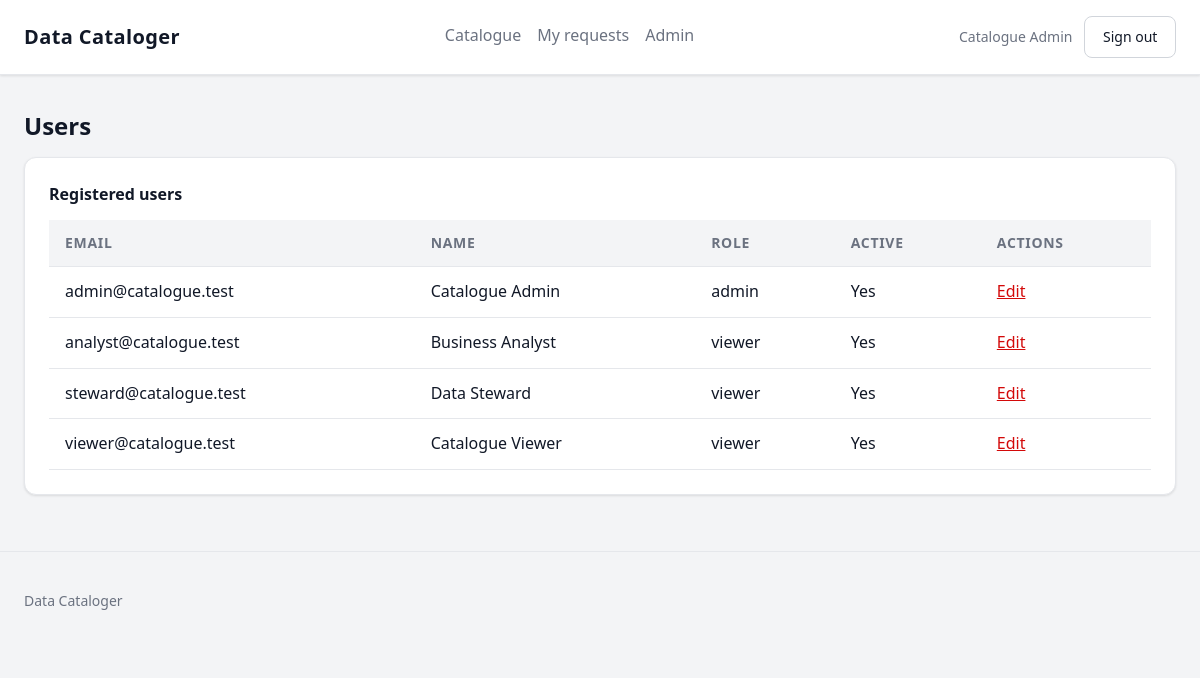
The app's page /admin/users (signed in) with its own data.
### app/models/user.py (models this page shows, shortened)
class User(UserMixin, db.Model):
    __tablename__ = "users"
    id = db.Column(db.Uuid, primary_key=True, default=uuid.uuid4)
    email = db.Column(db.String(255), unique=True, nullable=False)
    full_name = db.Column(db.String(255), nullable=False)
    password_hash = db.Column(db.Text, nullable=False)
    role = db.Column(db.Enum(UserRole, name="user_role"), nullable=False, default=UserRole.viewer)
    is_active = db.Column(db.Boolean, nullable=False, default=True)
    created_at = db.Column(
        db.DateTime(timezone=True), nullable=False, default=lambda: datetime.now(timezone.utc)
    )

### app/admin/routes.py (the view)
@admin_bp.route("/users")
@role_required(UserRole.admin)
def users():
    rows = User.query.order_by(User.email).all()
    return render_template("admin/users/list.html", title="Users", users=rows)

### app/templates/admin/users/list.html
{% extends 'base.html' %}
{% block content %}
<section>
  <h1>Users</h1>
  <div class="table-wrap card">
    <table class="data-table">
      <caption>Registered users</caption>
      <thead><tr><th scope="col">Email</th><th scope="col">Name</th><th scope="col">Role</th><th scope="col">Active</th><th scope="col">Actions</th></tr></thead>
      <tbody>
        {% for user in users %}
        <tr>
          <td>{{ user.email }}</td><td>{{ user.full_name }}</td><td>{{ user.role.value }}</td><td>{{ 'Yes' if user.is_active else 'No' }}</td>
          <td><a href="{{ url_for('admin.user_edit', user_id=user.id) }}">Edit</a></td>
        </tr>
        {% endfor %}
      </tbody>
    </table>
  </div>
</section>
{% endblock %}

### app/templates/base.html (shortened to what this page needs)
<!doctype html>
<html lang="en">
<head>
  <link rel="stylesheet" href="{{ url_for('static', filename='css/main.css') }}">
</head>
<body>
  <header class="site-header">
    <div class="container header-inner">
      <a class="brand" href="{{ url_for('index') }}">Data Cataloger</a>
      {% if current_user.is_authenticated %}
      <nav class="site-nav" aria-label="Primary">
        <a href="{{ url_for('catalogue.list_datasets') }}">Catalogue</a>
        <a href="{{ url_for('catalogue.my_requests') }}">My requests</a>
        {% if current_user.role.value == 'admin' %}
        <a href="{{ url_for('admin.dashboard') }}">Admin</a>
        {% endif %}
      </nav>
      <div class="session">
        <span class="session-user">{{ current_user.full_name }}</span>
        <form method="post" action="{{ url_for('auth.logout') }}" class="inline-form">
          <button type="submit" class="btn btn-secondary">Sign out</button>
        </form>
      </div>
      {% endif %}
    </div>
  </header>
  <main id="main-content" class="container main-content">
    {% block content %}{% endblock %}
  </main>
  <footer class="site-footer">
    <div class="container">
      <p>Data Cataloger</p>
    </div>
  </footer>
</body>
</html>

### app/static/css/main.css (style rules this page uses)
:root { --color-bg: #f3f4f6; --color-surface: #ffffff; --color-text: #111827; --color-muted: #6b7280; --color-border: #e5e7eb; --color-border-strong: #d1d5db; --color-accent: #d30909; --color-accent-hover: #a80707; --color-success: #16a34a; --color-error: #d30909; --space-1: 0.25rem; --space-2: 0.5rem; --space-3: 0.75rem; --space-4: 1rem; --space-5: 1.5rem; --space-6: 2rem; --radius: 0.5rem; --radius-lg: 0.75rem; --max-width: 72rem; --font: system-ui, -apple-system, "Segoe UI", Roboto, sans-serif; --text-sm: 0.875rem; --text-base: 1rem; --text-lg: 1.25rem; --text-xl: 1.5rem; --shadow-sm: 0 1px 3px rgba(0, 0, 0, 0.07), 0 1px 2px rgba(0, 0, 0, 0.04); --shadow-md: 0 4px 12px rgba(0, 0, 0, 0.08), 0 2px 4px rgba(0, 0, 0, 0.04); --transition: 150ms ease; }
* { box-sizing: border-box; }
body { margin: 0; font-family: var(--font); font-size: var(--text-base); line-height: 1.6; color: var(--color-text); background: var(--color-bg); }
a { color: var(--color-accent); transition: color var(--transition); }
.container { width: min(100% - 2rem, var(--max-width)); margin-inline: auto; }
.site-header { background: var(--color-surface); border-bottom: 1px solid var(--color-border); box-shadow: var(--shadow-sm); position: sticky; top: 0; z-index: 100; }
.header-inner { display: flex; flex-wrap: wrap; gap: var(--space-3); align-items: center; justify-content: space-between; padding: var(--space-4) 0; }
.brand { font-weight: 700; font-size: var(--text-lg); text-decoration: none; color: var(--color-text); letter-spacing: 0.02em; transition: color var(--transition); }
.site-nav { display: flex; gap: var(--space-4); flex-wrap: wrap; }
.site-nav a { text-decoration: none; color: var(--color-muted); font-weight: 500; padding: var(--space-1) 0; border-bottom: 2px solid transparent; transition: color var(--transition), border-color var(--transition); }
.session { display: flex; gap: var(--space-3); align-items: center; flex-wrap: wrap; }
.session-user { color: var(--color-muted); font-size: var(--text-sm); font-weight: 500; }
.main-content { padding: var(--space-6) 0; }
.site-footer { border-top: 1px solid var(--color-border); padding: var(--space-5) 0; color: var(--color-muted); font-size: var(--text-sm); }
.card { background: var(--color-surface); border: 1px solid var(--color-border); border-radius: var(--radius-lg); padding: var(--space-5); margin-bottom: var(--space-5); box-shadow: var(--shadow-sm); }
h1 { font-size: var(--text-xl); margin: 0 0 var(--space-3); font-weight: 700; }
.btn { display: inline-flex; align-items: center; gap: var(--space-2); border: 1px solid transparent; border-radius: var(--radius); padding: 0.55rem 1.1rem; font: inherit; font-size: var(--text-sm); font-weight: 500; cursor: pointer; text-decoration: none; transition: background var(--transition), color var(--transition), box-shadow var(--transition), border-color var(--transition); white-space: nowrap; }
.btn-secondary { background: var(--color-surface); border-color: var(--color-border-strong); color: var(--color-text); }
.inline-form { display: inline; }
.table-wrap { overflow-x: auto; }
.data-table { width: 100%; border-collapse: collapse; }
.data-table caption { text-align: left; font-weight: 600; margin-bottom: var(--space-3); color: var(--color-text); }
.data-table th, .data-table td { padding: var(--space-3) var(--space-4); border-bottom: 1px solid var(--color-border); text-align: left; vertical-align: middle; }
.data-table th { background: var(--color-bg); color: var(--color-muted); font-size: var(--text-sm); font-weight: 600; text-transform: uppercase; letter-spacing: 0.05em; }
.data-table tbody tr { transition: background var(--transition); }

### records on screen
User: full_name "Catalogue Admin", email "admin@catalogue.test", role.value "admin", is_active "Yes"
User: email "analyst@catalogue.test", full_name "Business Analyst", role.value "viewer", is_active "Yes"
User: email "steward@catalogue.test", full_name "Data Steward", role.value "viewer", is_active "Yes"
User: email "viewer@catalogue.test", full_name "Catalogue Viewer", role.value "viewer", is_active "Yes"
